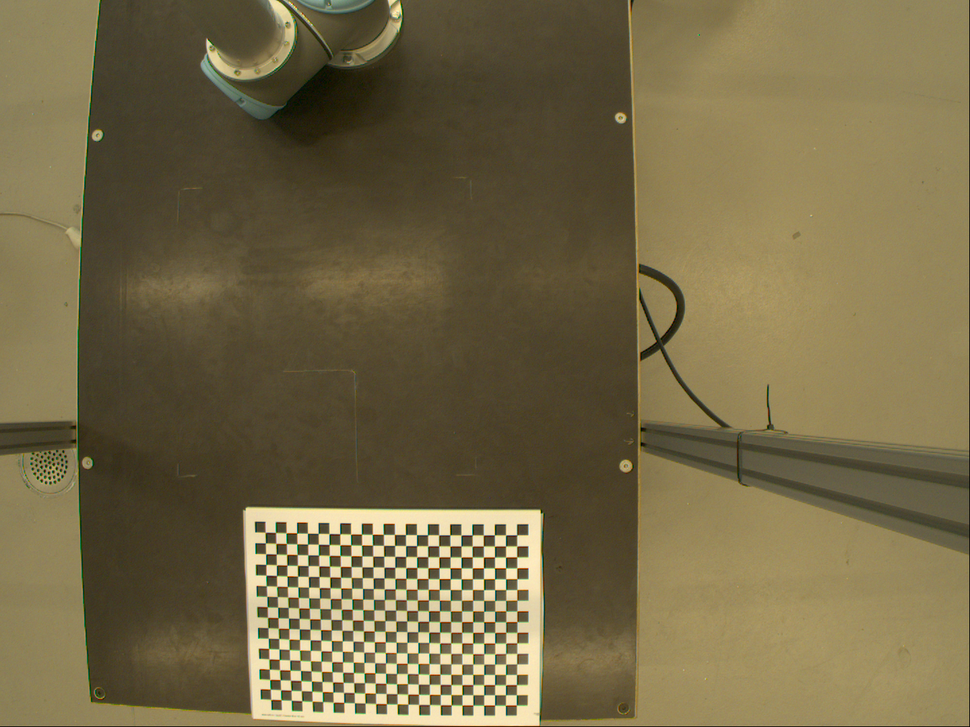
#> input picture HW2/images/img1.png, 970 x 727 px, shrunk from 1440 x 1080 before the run
$ jupyter execute Q4.ipynb
#> lines starting #> are read from the running program, lines starting #| are printed output that depends on the picture; after the words box and inside, x2 and y2 are one past the last pixel; in counts of white or black regions, pixels touching at a corner belong together; long printed decimals are rounded
[cell 1]
import cv2
import numpy as np
import glob

### 1

[cell 2]
image = cv2.imread('images/img1.png')
#> image is the input picture: shape (727, 970, 3); mean B, G, R 71, 104.9, 116.6

[cell 3]
cv2.namedWindow("Image1", cv2.WINDOW_NORMAL)
cv2.imshow('Image1',image,)
cv2.waitKey()

با برسی خطوط لبه میز میتوان متوجه اعوجاج تصویر شد و دلیل آن نیز نوع لنز میباشد.

### 2

[cell 4]
ret, corners = cv2.findChessboardCorners(image, (24,17), None)
#> ret = True; corners = 408 rows, first 8: [265.3, 532.4], [275.5, 532.4], [286.1, 532.8], [296.7, 533], [307.5, 533.2], [318.3, 533.4], [329.1, 533.6], [339.7, 533.7]

### 3

[cell 5]
criteria = (cv2.TERM_CRITERIA_EPS + cv2.TERM_CRITERIA_MAX_ITER, 30, 0.001)

[cell 6]
gray = cv2.cvtColor(image, cv2.COLOR_BGR2GRAY)
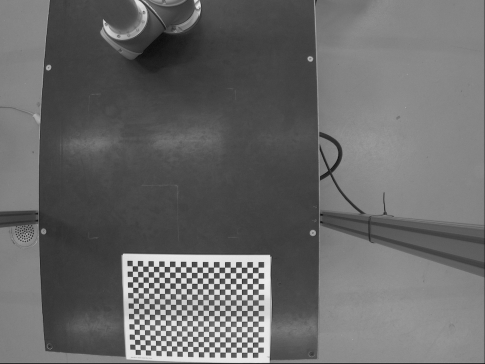
#> gray: shape (727, 970) (shown at 1/2 size); min 5, max 245, mean 104.5

[cell 7]
corners2 = cv2.cornerSubPix(gray, corners, (11,11), (-1,-1), criteria)
#> corners2 = 408 rows, first 8: [269.9, 537.3], [269.9, 537.3], [291.2, 537.8], [302.4, 538.2], [312.6, 538.3], [324.1, 539.2], [334, 538.5], [334, 538.5]

[cell 8]
cv2.namedWindow("Corners", cv2.WINDOW_NORMAL)
cv2.drawChessboardCorners(image, (24,17), corners2, ret)
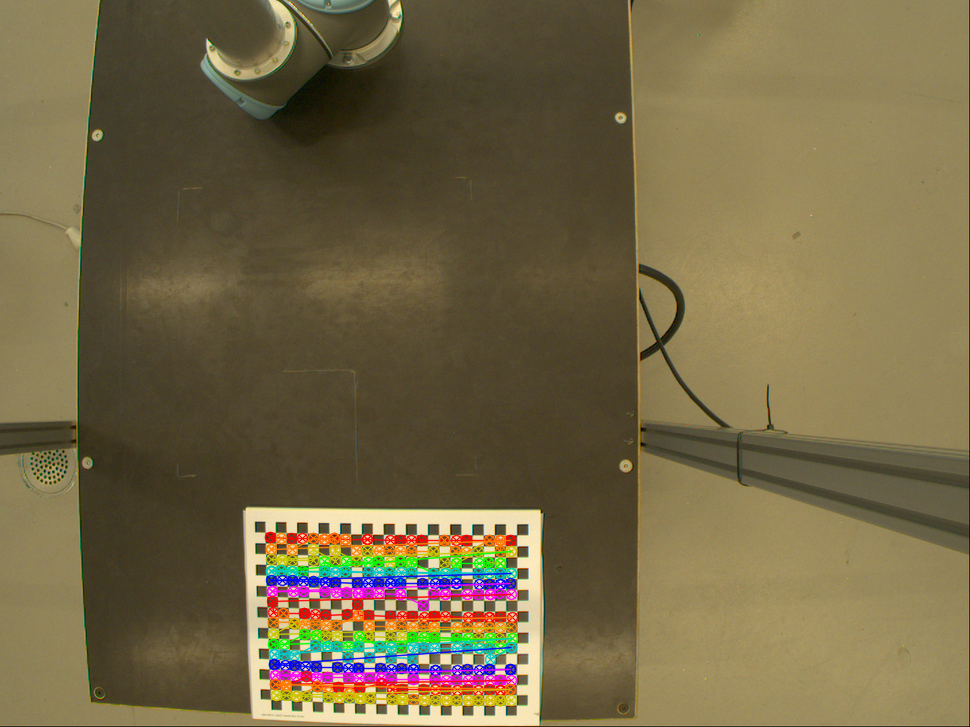
#> image: shape (727, 970, 3); 4.67% of pixels changed, all inside (x1, y1, x2, y2) = (264, 531, 519, 707)
cv2.imshow('Corners', image)
cv2.waitKey()

### 4

[cell 9]
objp = np.zeros((17*24,3), np.float32)
print(objp)
objp[:,:2] = np.mgrid[0:24,0:17].T.reshape(-1,2)
print(objp)
objpoints = []
objpoints.append(objp)
imgpoints = []
imgpoints.append(corners)

[cell 10]
ret, mtx, dist, rvecs, tvecs = cv2.calibrateCamera(objpoints, imgpoints, gray.shape[::-1], None, None)
#> ret = 7.22; mtx = [[4315.6, 0, 488.8], [0, 3169.9, 434.1], [0, 0, 1]]; dist = [[-24.39, -8149.3, 3.36, -1.56, -133662.9]]; rvecs = ([0.35, 0.569, -0.0222],); tvecs = ([-17.05, 9.12, 421.2],)

### 5

[cell 11]
print('ret: ' + str(ret))
#| ret: 7.218
print('mtx: ' + str(mtx))
#| mtx: [[4.31558427e+03 0.00000000e+00 4.88757411e+02]
#|  [0.00000000e+00 3.16990637e+03 4.34062979e+02]
#|  [0.00000000e+00 0.00000000e+00 1.00000000e+00]]
print('dist: ' + str(dist))
#| dist: [[-2.43949225e+01 -8.14927859e+03  3.35526345e+00 -1.56467754e+00
#|   -1.33662949e+05]]
print('rvecs:' + str(rvecs))
#| rvecs:(array([[ 0.35],
#|        [ 0.5687],
#|        [-0.02219]]),)
print('tvecs: ' + str(tvecs))
#| tvecs: (array([[-17.046],
#|        [  9.118 ],
#|        [421.199]]),)

### 6

[cell 12]
img = cv2.imread('images/img5.png')
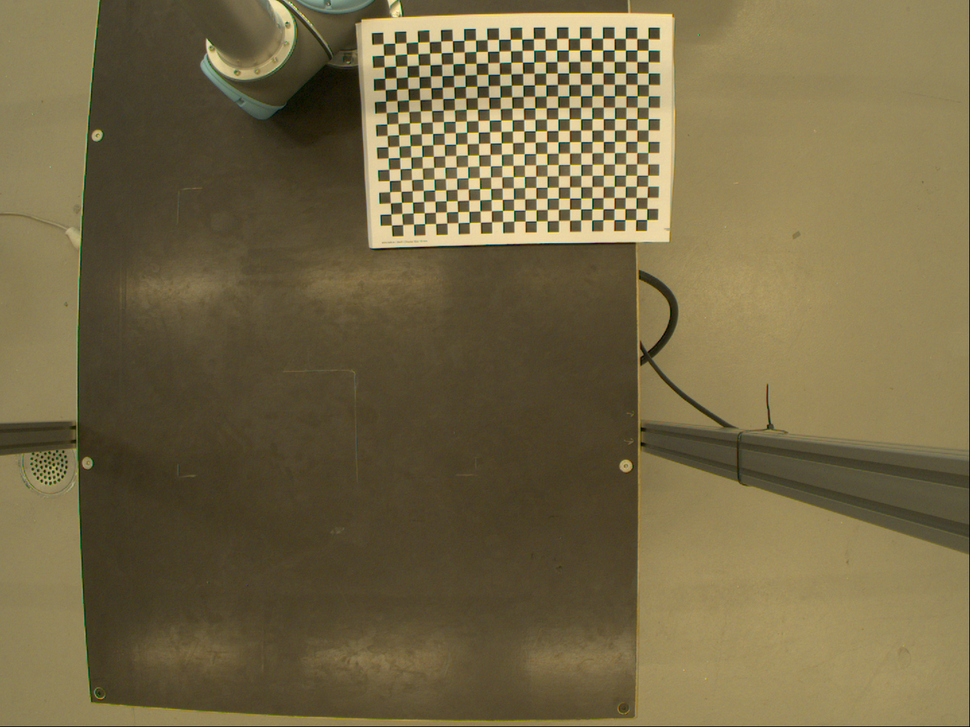
#> input picture HW2/images/img5.png, 970 x 727 px, shrunk from 1440 x 1080 before the run
#> img is the input picture: shape (727, 970, 3); mean B, G, R 69.7, 104.2, 116.3
h,  w = img.shape[:2]
newcameramtx, roi = cv2.getOptimalNewCameraMatrix(mtx, dist, (w,h), 1, (w,h))
#> newcameramtx has the same summary as mtx; roi = (0, 0, 969, 726)

[cell 13]
dst = cv2.undistort(img, mtx, dist, None, newcameramtx)
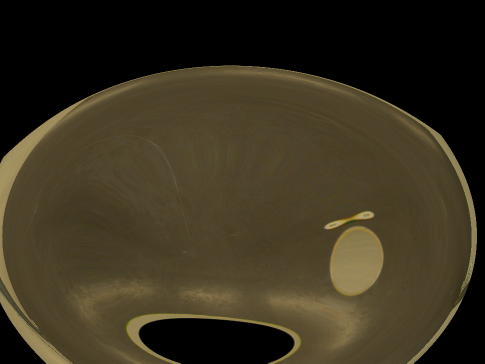
#> dst: shape (727, 970, 3) (shown at 1/2 size); mean B, G, R 31.3, 49.5, 57.2
x, y, w, h = roi
#> x = 0; y = 0; w = 969; h = 726
dst1 = dst[y:y+h, x:x+w]
cv2.namedWindow("Calibrated", cv2.WINDOW_NORMAL)
cv2.imshow('Calibrated', dst1)
cv2.waitKey()

### 7

[cell 14]
objp = np.zeros((17*24,3), np.float32)
objp[:,:2] = np.mgrid[0:24,0:17].T.reshape(-1,2)

objpoints = []
imgpoints = []
images = glob.glob('images/*.png')
for fname in images[:4]:
    img = cv2.imread(fname)
    gray = cv2.cvtColor(img, cv2.COLOR_BGR2GRAY)
    ret, corners = cv2.findChessboardCorners(gray, (24,17), None)
#> ret = True
    if ret == True:
        objpoints.append(objp)
        corners2 = cv2.cornerSubPix(gray,corners, (11,11), (-1,-1), criteria)
        imgpoints.append(corners)
        cv2.drawChessboardCorners(img, (24,17), corners2, ret)
#> pass 2 of the loop `for fname in images[:4]:`:
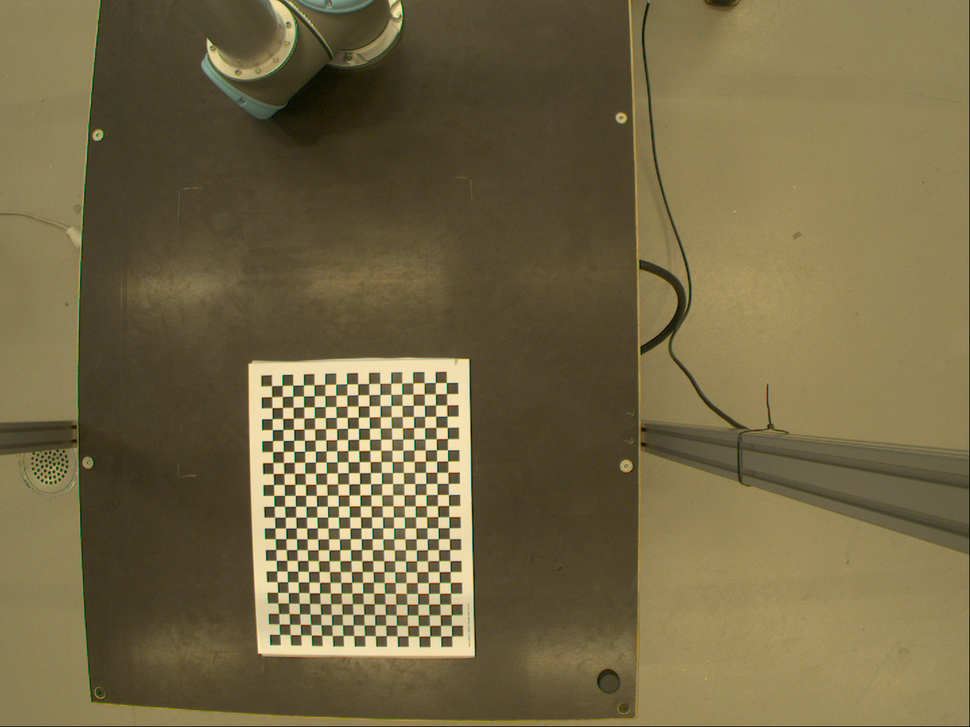
#> input picture HW2/images/img2.png, 970 x 727 px, shrunk from 1440 x 1080 before the run
#> img is the input picture: shape (727, 970, 3); mean B, G, R 69.3, 103.9, 116.1
#> `gray = cv2.cvtColor(img, cv2.COLOR_BGR2GRAY)`:
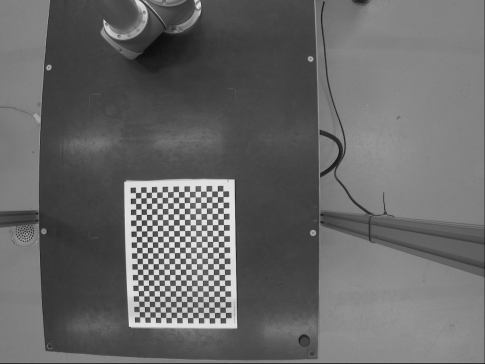
#> gray: shape (727, 970) (shown at 1/2 size); min 6, max 240, mean 103.6
#> `ret, corners = cv2.findChessboardCorners(gray, (24,17), None)`: corners = 408 rows, first 8: [279.8, 634.4], [279.2, 624.2], [278.6, 613.6], [277.9, 603], [277.6, 592.4], [277.3, 581.9], [276.7, 571.1], [276.4, 560.4]
#> `corners2 = cv2.cornerSubPix(gray,corners, (11,11), (-1,-1), criteria)`: corners2 = 408 rows, first 8: [284.6, 629.4], [284.6, 629.4], [284.8, 619.2], [283.3, 597], [282, 587], [282, 587], [281.5, 565.3], [281.5, 565.3]
#> `cv2.drawChessboardCorners(img, (24,17), corners2, ret)`:
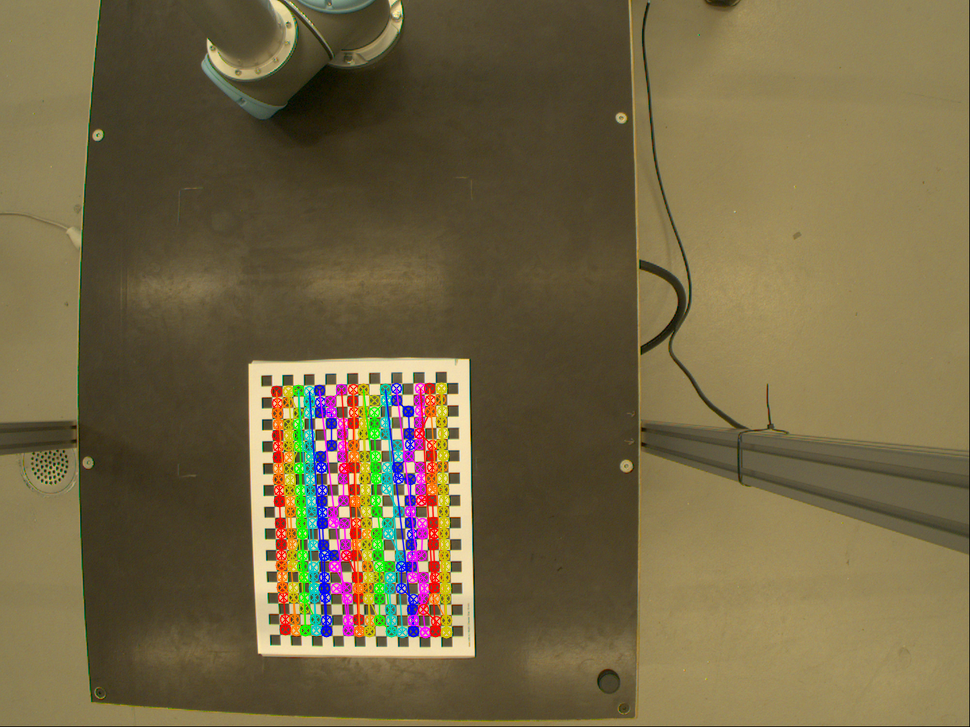
#> img: shape (727, 970, 3); 4.83% of pixels changed, all inside (x1, y1, x2, y2) = (270, 382, 453, 639)
#> pass 3 of the loop `for fname in images[:4]:`:
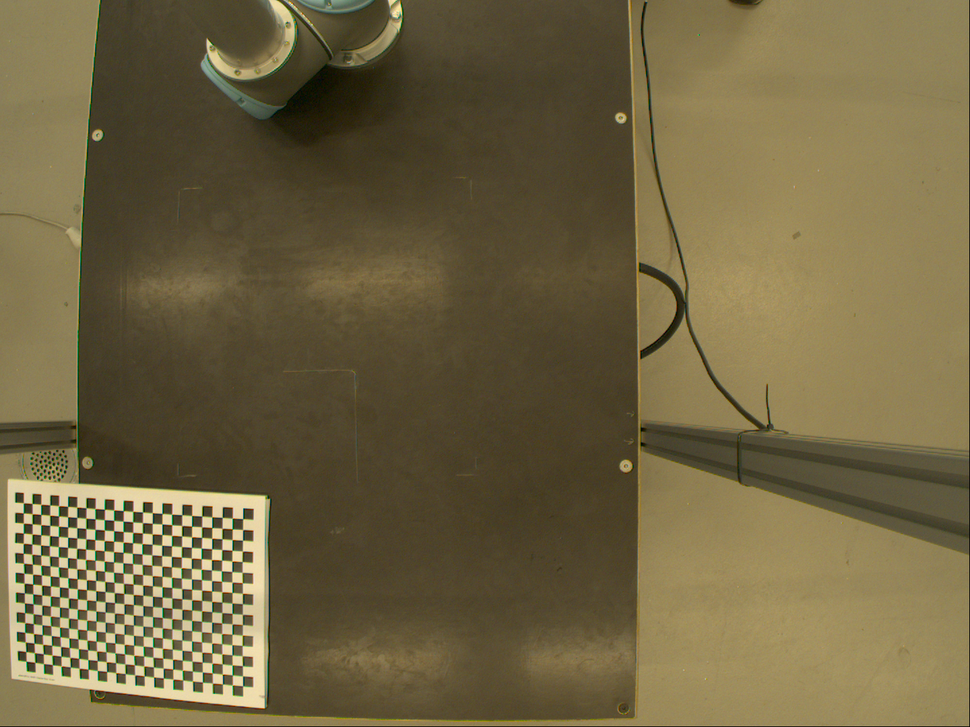
#> input picture HW2/images/img3.png, 970 x 727 px, shrunk from 1440 x 1080 before the run
#> img is the input picture: shape (727, 970, 3); mean B, G, R 66.5, 100.3, 112.1
#> `gray = cv2.cvtColor(img, cv2.COLOR_BGR2GRAY)`:
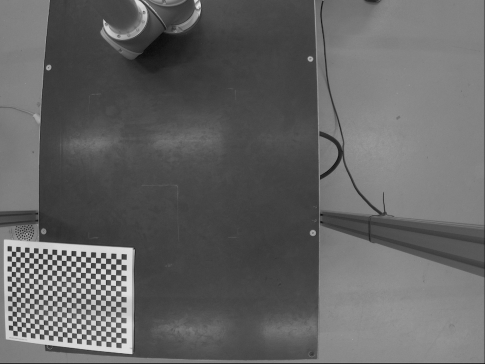
#> gray: shape (727, 970) (shown at 1/2 size); min 4, max 239, mean 100
#> `ret, corners = cv2.findChessboardCorners(gray, (24,17), None)`: corners = 408 rows, first 8: [23.46, 502.8], [32.15, 503.5], [40.77, 504.4], [49.7, 504.9], [58.58, 505.7], [67.65, 506.4], [76.73, 507.2], [86.01, 507.7]
#> `corners2 = cv2.cornerSubPix(gray,corners, (11,11), (-1,-1), criteria)`: corners2 = 408 rows, first 8: [27.66, 508.1], [31.89, 508.5], [40.44, 509.2], [49.42, 510.1], [58.46, 510.8], [68.11, 511.4], [76.56, 512.2], [85.48, 512.8]
#> `cv2.drawChessboardCorners(img, (24,17), corners2, ret)`:
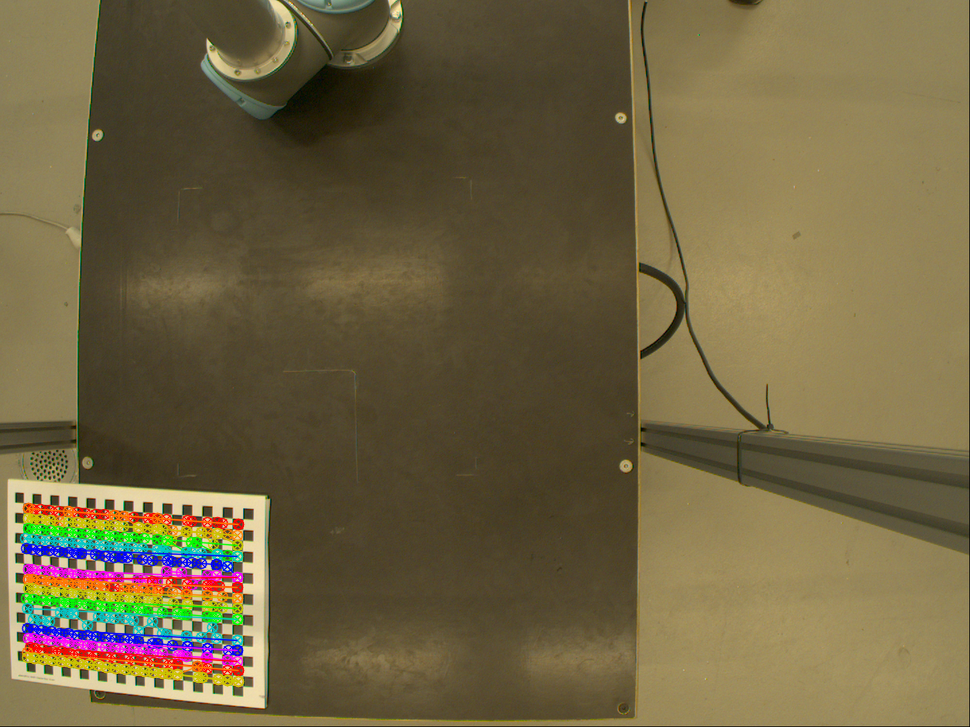
#> img: shape (727, 970, 3); 4.26% of pixels changed, all inside (x1, y1, x2, y2) = (19, 502, 245, 688)
#> the loop made 4 passes; the first 3 are shown

[cell 15]
ret, mtx, dist, rvecs, tvecs = cv2.calibrateCamera(objpoints, imgpoints, gray.shape[::-1], None, None)

[cell 16]
img = cv2.imread('images/img5.png')
h,  w = img.shape[:2]
newcameramtx, roi = cv2.getOptimalNewCameraMatrix(mtx, dist, (w,h), 1, (w,h))
dst = cv2.undistort(img, mtx, dist, None, newcameramtx)
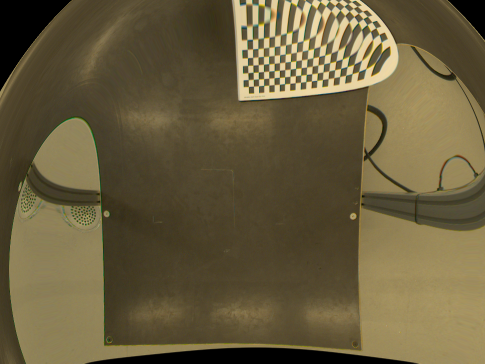
#> dst: shape (727, 970, 3) (shown at 1/2 size); mean B, G, R 61.5, 92.9, 104.5
x, y, w, h = roi
dst2 = dst[y:y+h, x:x+w]
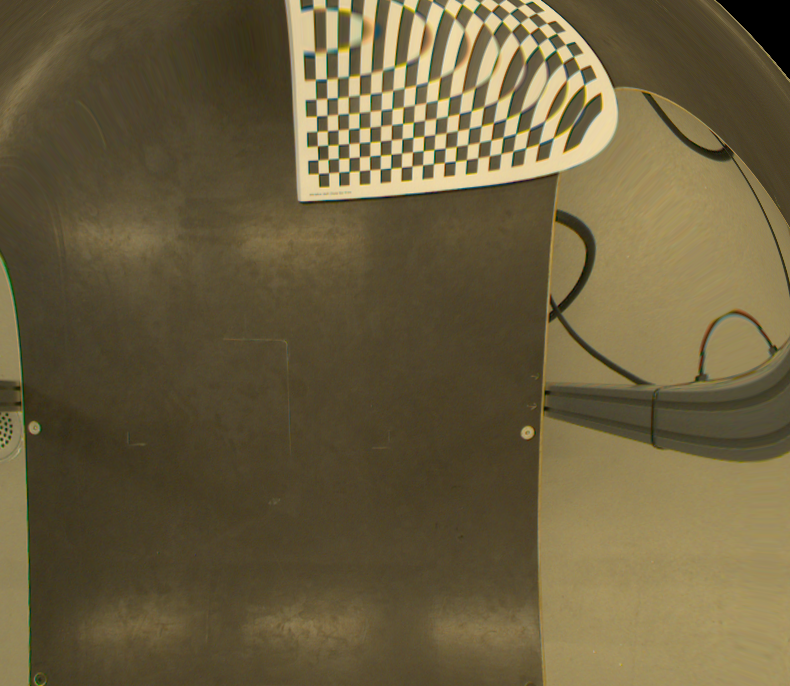
#> dst2: shape (686, 790, 3); mean B, G, R 62.7, 94.6, 106.8
cv2.namedWindow("Calibrated With 4 images", cv2.WINDOW_NORMAL)
cv2.imshow('Calibrated With 4 images', dst2)
cv2.namedWindow("Calibrated With img1.png", cv2.WINDOW_NORMAL)
cv2.imshow('Calibrated With img1.png', dst1)
cv2.waitKey()
cv2.imwrite('Calibrated With 4 images.png', dst2)
cv2.imwrite('Calibrated With img1.png', dst1)
